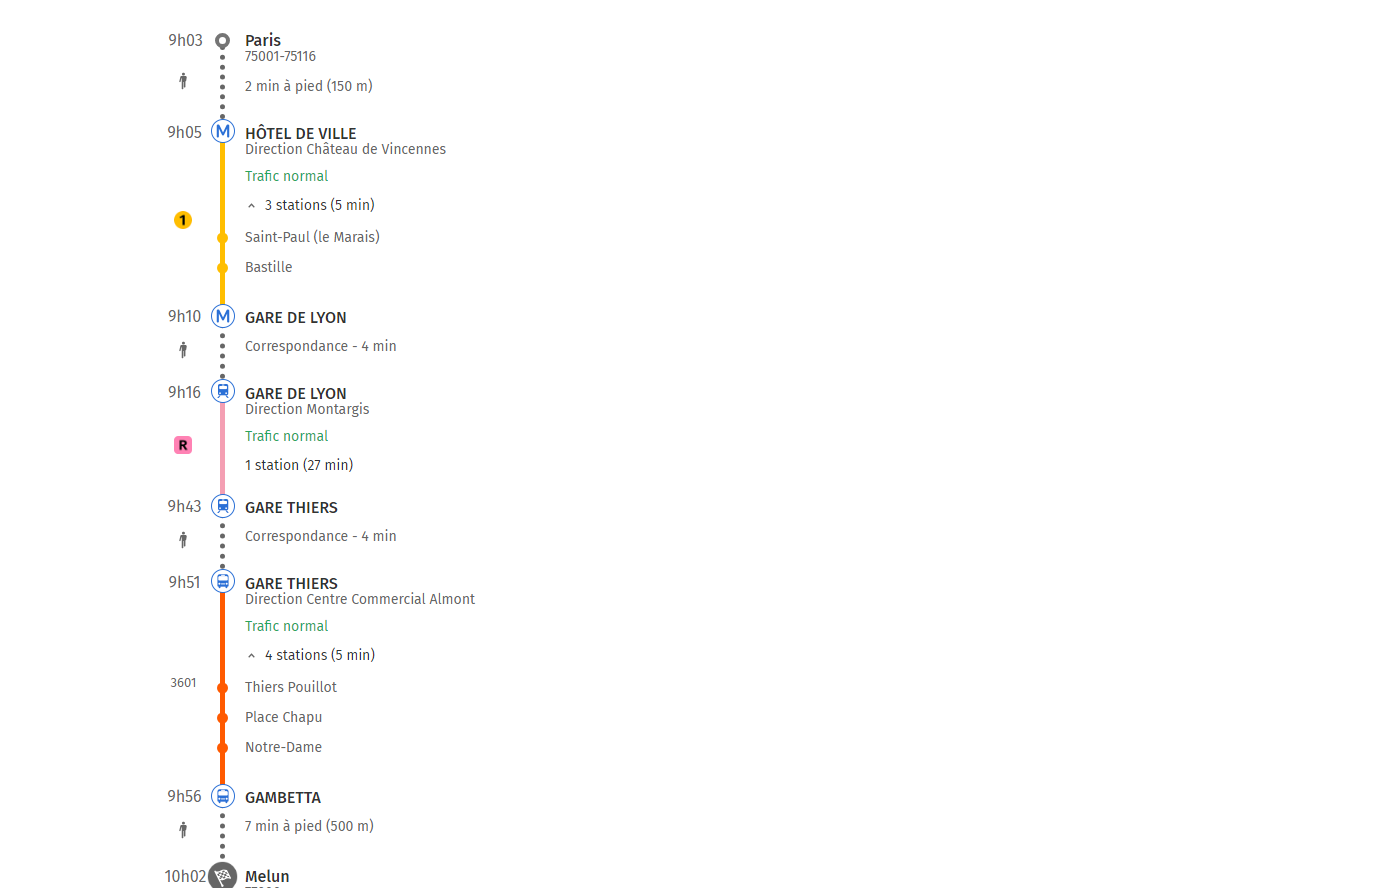

This figure's Python source:
import time
from PIL import Image
import cv2
import numpy as np
from selenium import webdriver
from selenium.webdriver.chrome.options import Options
from selenium.webdriver.support.ui import WebDriverWait

url = "https://fr.mappy.com/itineraire/paris/evry"
image_path = "path_to_itineraire.png"

def download_image(url=url,image_path=image_path):
    # Configuration
    options = Options()
    options.add_argument("--headless")
    options.add_argument("--window-size=1920,1080")
    driver = webdriver.Chrome(options=options)
    
    try:
        driver.get(url)
        wait = WebDriverWait(driver, 30)
    
        # Attendre que le document soit entièrement chargé
        wait.until(lambda d: d.execute_script("return document.readyState") == "complete")
    
        # Cliquer sur "Afficher la suite" si présent
        try:
            afficher_suite = driver.find_element("xpath", "//*[contains(text(), 'Afficher la suite')]")
            afficher_suite.click()
            time.sleep(1)
        except:
            print("Aucun 'Afficher la suite' détecté ou nécessaire.")
    
        # Scroll en bas pour forcer le chargement de tous les contenus
        last_height = driver.execute_script("return document.body.scrollHeight")
        for _ in range(20):  # max 20 scrolls
            driver.execute_script("window.scrollTo(0, document.body.scrollHeight);")
            time.sleep(0.3)
            new_height = driver.execute_script("return document.body.scrollHeight")
            if new_height == last_height:
                break
            last_height = new_height
    
        # Redimensionner à la taille complète de la page
        width = driver.execute_script("return document.body.scrollWidth")
        height = driver.execute_script("return document.body.scrollHeight")
        driver.set_window_size(width, height)
        time.sleep(1)  # attendre le rendu
    
        # Capture complète de la page
        driver.save_screenshot(image_path)
    
    except Exception as e:
        print("Erreur :", e)
    
    finally:
        driver.quit()

def crop_head(image_path):
    # Charger l'image complète
    image = Image.open(image_path)
    
    # Modifier ces valeurs selon la zone souhaitée (gauche, haut, droite, bas)
    crop_area = (500, 1250, 1900, 5000)  
    
    # Rogner et sauvegarder
    cropped = image.crop(crop_area)
    cropped.save(image_path)

def crop_tail(image_path):
    image = cv2.imread(image_path)
    h, w = image.shape[:2]
    
    #  Convertir en HSV pour filtrer le vert 
    hsv = cv2.cvtColor(image, cv2.COLOR_BGR2HSV)
    lower_green = np.array([35, 40, 40])
    upper_green = np.array([85, 255, 255])
    mask = cv2.inRange(hsv, lower_green, upper_green)
    
    #  Nettoyage du masque 
    kernel = np.ones((5, 5), np.uint8)
    mask = cv2.morphologyEx(mask, cv2.MORPH_OPEN, kernel)
    mask = cv2.morphologyEx(mask, cv2.MORPH_CLOSE, kernel)
    
    #  Détection de contours 
    contours, _ = cv2.findContours(mask, cv2.RETR_EXTERNAL, cv2.CHAIN_APPROX_SIMPLE)
    
    if contours:
        # Trouver la plus grande ellipse
        largest_contour = max(contours, key=cv2.contourArea)
    
        if len(largest_contour) >= 5:
            ellipse = cv2.fitEllipse(largest_contour)
            (x, y), (MA, ma), angle = ellipse
    
            #  Calcul de la hauteur à rogner 
            # y est le centre de l'ellipse, on calcule le sommet supérieur
            top_of_ellipse = int(y - ma / 2)
    
            # S'assurer que la valeur est dans l'image
            top_of_ellipse = max(0, top_of_ellipse)
    
            #  Rogner avec Pillow 
            image_rgb = cv2.cvtColor(image, cv2.COLOR_BGR2RGB)
            pil_image = Image.fromarray(image_rgb)
            cropped = pil_image.crop((0, 0, w, top_of_ellipse))  # (left, upper, right, lower)
    
            #  Sauvegarde 
            cropped.save(image_path)
            cropped.show()
            print(f"Image enregistrée à : {image_path}")
        else:
            print("Contour trop petit pour ellipse.")
    else:
        print("Aucune ellipse verte détectée.")


def get_itinerary(url=url, image_path=image_path):
    download_image(url=url,image_path=image_path)
    crop_head(image_path)
    crop_tail(image_path)

if __name__ == "__main__":
    url = "https://fr.mappy.com/itineraire/transports-en-commun/75000-paris/77000-melun"
    image_path = "path_to_itineraire.png"
    get_itinerary(url=url, image_path=image_path)